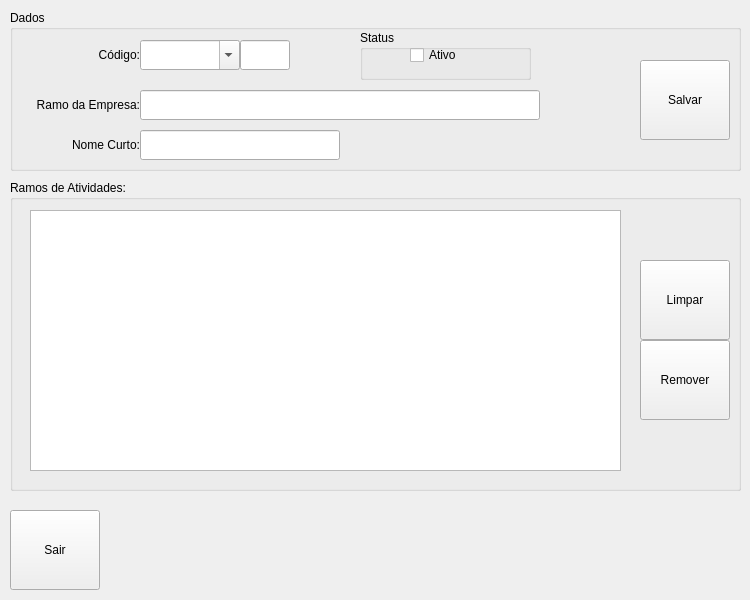
<?xml version="1.0" encoding="UTF-8"?>
<ui version="4.0">
 <class>FormBusinessActivity</class>
 <widget class="QDialog" name="FormBusinessActivity">
  <property name="geometry">
   <rect>
    <x>0</x>
    <y>0</y>
    <width>750</width>
    <height>600</height>
   </rect>
  </property>
  <property name="minimumSize">
   <size>
    <width>750</width>
    <height>600</height>
   </size>
  </property>
  <property name="maximumSize">
   <size>
    <width>750</width>
    <height>600</height>
   </size>
  </property>
  <property name="windowTitle">
   <string>Manutenção em Ramo de Atividades...</string>
  </property>
  <property name="windowIcon">
   <iconset resource="../images.qrc">
    <normaloff>:/images/PNG/128x128/gnome-system-config-128x128.png</normaloff>:/images/PNG/128x128/gnome-system-config-128x128.png</iconset>
  </property>
  <widget class="QGroupBox" name="GBoxDataBusinessActivity">
   <property name="geometry">
    <rect>
     <x>10</x>
     <y>10</y>
     <width>731</width>
     <height>161</height>
    </rect>
   </property>
   <property name="acceptDrops">
    <bool>true</bool>
   </property>
   <property name="toolTip">
    <string/>
   </property>
   <property name="title">
    <string>Dados</string>
   </property>
   <widget class="QLabel" name="LabelCodeBusinessActivity">
    <property name="geometry">
     <rect>
      <x>0</x>
      <y>30</y>
      <width>130</width>
      <height>30</height>
     </rect>
    </property>
    <property name="text">
     <string>Código:</string>
    </property>
    <property name="alignment">
     <set>Qt::AlignRight|Qt::AlignTrailing|Qt::AlignVCenter</set>
    </property>
   </widget>
   <widget class="QLabel" name="LabelNameBusinessActivity">
    <property name="geometry">
     <rect>
      <x>0</x>
      <y>80</y>
      <width>130</width>
      <height>30</height>
     </rect>
    </property>
    <property name="text">
     <string>Ramo da Empresa:</string>
    </property>
    <property name="alignment">
     <set>Qt::AlignRight|Qt::AlignTrailing|Qt::AlignVCenter</set>
    </property>
   </widget>
   <widget class="QLabel" name="LabelShortNameBusinessActivity">
    <property name="geometry">
     <rect>
      <x>0</x>
      <y>120</y>
      <width>130</width>
      <height>30</height>
     </rect>
    </property>
    <property name="text">
     <string>Nome Curto:</string>
    </property>
    <property name="alignment">
     <set>Qt::AlignRight|Qt::AlignTrailing|Qt::AlignVCenter</set>
    </property>
   </widget>
   <widget class="QToolButton" name="TButtonSaveBusinessActivity">
    <property name="geometry">
     <rect>
      <x>630</x>
      <y>50</y>
      <width>90</width>
      <height>80</height>
     </rect>
    </property>
    <property name="toolTip">
     <string>Salvar os Dados para o Ramo de Atividade...</string>
    </property>
    <property name="text">
     <string>Salvar</string>
    </property>
    <property name="icon">
     <iconset resource="../images.qrc">
      <normaloff>:/images/PNG/48x48/Filesave-48x48.png</normaloff>:/images/PNG/48x48/Filesave-48x48.png</iconset>
    </property>
    <property name="iconSize">
     <size>
      <width>48</width>
      <height>48</height>
     </size>
    </property>
    <property name="toolButtonStyle">
     <enum>Qt::ToolButtonTextUnderIcon</enum>
    </property>
   </widget>
   <widget class="QComboBox" name="CBoxCodeBusinessActivity">
    <property name="geometry">
     <rect>
      <x>130</x>
      <y>30</y>
      <width>100</width>
      <height>30</height>
     </rect>
    </property>
    <property name="toolTip">
     <string>Informar um Código para o Ramo de Atividade...</string>
    </property>
    <property name="editable">
     <bool>true</bool>
    </property>
   </widget>
   <widget class="QLineEdit" name="LEditIDBusinessActivity">
    <property name="geometry">
     <rect>
      <x>230</x>
      <y>30</y>
      <width>50</width>
      <height>30</height>
     </rect>
    </property>
   </widget>
   <widget class="QLineEdit" name="LEditNameBusinessActivity">
    <property name="geometry">
     <rect>
      <x>130</x>
      <y>80</y>
      <width>400</width>
      <height>30</height>
     </rect>
    </property>
    <property name="toolTip">
     <string>Informar o uma Descrição para o Ramo de Atividade da Empresa...</string>
    </property>
   </widget>
   <widget class="QLineEdit" name="LEditShortNameBusinessActivity">
    <property name="geometry">
     <rect>
      <x>130</x>
      <y>120</y>
      <width>200</width>
      <height>30</height>
     </rect>
    </property>
    <property name="toolTip">
     <string>Informar o Nome/Sigla/Apelido para o Ramo de Atividade da Empresa...</string>
    </property>
   </widget>
   <widget class="QGroupBox" name="GBoxBusinessActivityStatusActive">
    <property name="geometry">
     <rect>
      <x>350</x>
      <y>20</y>
      <width>171</width>
      <height>50</height>
     </rect>
    </property>
    <property name="title">
     <string>Status</string>
    </property>
    <widget class="QCheckBox" name="CheckBoxBusinessActivityStatusActive">
     <property name="geometry">
      <rect>
       <x>50</x>
       <y>10</y>
       <width>100</width>
       <height>30</height>
      </rect>
     </property>
     <property name="toolTip">
      <string>Permite Ativar o Ramo de Atividade para ser Usado...</string>
     </property>
     <property name="text">
      <string>Ativo</string>
     </property>
    </widget>
   </widget>
  </widget>
  <widget class="QGroupBox" name="GBoxTableViewBusinessActivity">
   <property name="geometry">
    <rect>
     <x>10</x>
     <y>180</y>
     <width>731</width>
     <height>311</height>
    </rect>
   </property>
   <property name="title">
    <string>Ramos de Atividades:</string>
   </property>
   <widget class="QTableView" name="TableViewBusinessActivity">
    <property name="geometry">
     <rect>
      <x>20</x>
      <y>30</y>
      <width>591</width>
      <height>261</height>
     </rect>
    </property>
    <property name="toolTip">
     <string>Ramos de Atividades de Empresas Atuais...</string>
    </property>
   </widget>
   <widget class="QToolButton" name="TButtonRemoveBusinessActivity">
    <property name="geometry">
     <rect>
      <x>630</x>
      <y>160</y>
      <width>90</width>
      <height>80</height>
     </rect>
    </property>
    <property name="toolTip">
     <string>Remoção do Ramo de Atividade  Atual...</string>
    </property>
    <property name="text">
     <string>Remover</string>
    </property>
    <property name="icon">
     <iconset resource="../images.qrc">
      <normaloff>:/images/PNG/48x48/delete-48x48.png</normaloff>:/images/PNG/48x48/delete-48x48.png</iconset>
    </property>
    <property name="iconSize">
     <size>
      <width>48</width>
      <height>48</height>
     </size>
    </property>
    <property name="toolButtonStyle">
     <enum>Qt::ToolButtonTextUnderIcon</enum>
    </property>
   </widget>
   <widget class="QToolButton" name="TButtonCleanBusinessActivity">
    <property name="geometry">
     <rect>
      <x>630</x>
      <y>80</y>
      <width>90</width>
      <height>80</height>
     </rect>
    </property>
    <property name="toolTip">
     <string>Limpar os Campos de Cadastro da Janela...</string>
    </property>
    <property name="text">
     <string>Limpar</string>
    </property>
    <property name="icon">
     <iconset resource="../images.qrc">
      <normaloff>:/images/PNG/48x48/Rebuild-48x48.png</normaloff>:/images/PNG/48x48/Rebuild-48x48.png</iconset>
    </property>
    <property name="iconSize">
     <size>
      <width>48</width>
      <height>48</height>
     </size>
    </property>
    <property name="toolButtonStyle">
     <enum>Qt::ToolButtonTextUnderIcon</enum>
    </property>
   </widget>
  </widget>
  <widget class="QToolButton" name="TButtonExitBusinessActivity">
   <property name="geometry">
    <rect>
     <x>10</x>
     <y>510</y>
     <width>90</width>
     <height>80</height>
    </rect>
   </property>
   <property name="toolTip">
    <string>Sair da Janela de Manutenção de Ramo de Atividade...</string>
   </property>
   <property name="text">
    <string>Sair</string>
   </property>
   <property name="icon">
    <iconset resource="../images.qrc">
     <normaloff>:/images/PNG/48x48/Exithome-48x48.png</normaloff>:/images/PNG/48x48/Exithome-48x48.png</iconset>
   </property>
   <property name="iconSize">
    <size>
     <width>48</width>
     <height>48</height>
    </size>
   </property>
   <property name="toolButtonStyle">
    <enum>Qt::ToolButtonTextUnderIcon</enum>
   </property>
  </widget>
 </widget>
 <resources>
  <include location="../images.qrc"/>
 </resources>
 <connections/>
</ui>
